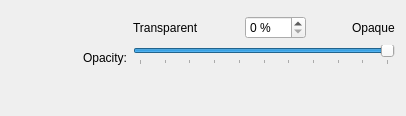
        <widget class="QWidget" name="accentColorOpacityPageInactive">
         <layout class="QHBoxLayout" name="horizontalLayout_29">
          <item>
           <spacer name="horizontalSpacer_15">
            <property name="orientation">
             <enum>Qt::Horizontal</enum>
            </property>
            <property name="sizeType">
             <enum>QSizePolicy::Fixed</enum>
            </property>
            <property name="sizeHint" stdset="0">
             <size>
              <width>72</width>
              <height>20</height>
             </size>
            </property>
           </spacer>
          </item>
          <item>
           <widget class="QLabel" name="label_10">
            <property name="text">
             <string>Opacity:</string>
            </property>
            <property name="alignment">
             <set>Qt::AlignRight|Qt::AlignTrailing|Qt::AlignVCenter</set>
            </property>
            <property name="buddy">
             <cstring>windowOutlineAccentColorOpacityInactive</cstring>
            </property>
           </widget>
          </item>
          <item>
           <layout class="QVBoxLayout" name="verticalLayout_30">
            <item>
             <spacer name="verticalSpacer_9">
              <property name="orientation">
               <enum>Qt::Vertical</enum>
              </property>
              <property name="sizeType">
               <enum>QSizePolicy::Fixed</enum>
              </property>
              <property name="sizeHint" stdset="0">
               <size>
                <width>20</width>
                <height>5</height>
               </size>
              </property>
             </spacer>
            </item>
            <item>
             <layout class="QHBoxLayout" name="horizontalLayout_22">
              <item>
               <widget class="QLabel" name="_menuOpacityTransparentLabel_37">
                <property name="text">
                 <string>Transparent</string>
                </property>
               </widget>
              </item>
              <item>
               <spacer name="horizontalSpacer_45">
                <property name="orientation">
                 <enum>Qt::Horizontal</enum>
                </property>
                <property name="sizeHint" stdset="0">
                 <size>
                  <width>40</width>
                  <height>20</height>
                 </size>
                </property>
               </spacer>
              </item>
              <item>
               <widget class="QSpinBox" name="windowOutlineAccentColorOpacityInactive">
                <property name="suffix">
                 <string> %</string>
                </property>
                <property name="maximum">
                 <number>100</number>
                </property>
                <property name="value">
                 <number>0</number>
                </property>
               </widget>
              </item>
              <item>
               <spacer name="horizontalSpacer_46">
                <property name="orientation">
                 <enum>Qt::Horizontal</enum>
                </property>
                <property name="sizeHint" stdset="0">
                 <size>
                  <width>40</width>
                  <height>20</height>
                 </size>
                </property>
               </spacer>
              </item>
              <item>
               <widget class="QLabel" name="_menuOpacityTransparentLabel_38">
                <property name="text">
                 <string>Opaque</string>
                </property>
               </widget>
              </item>
             </layout>
            </item>
            <item>
             <widget class="QSlider" name="windowOutlineAccentColorOpacityInactive_2">
              <property name="minimum">
               <number>0</number>
              </property>
              <property name="maximum">
               <number>100</number>
              </property>
              <property name="singleStep">
               <number>1</number>
              </property>
              <property name="pageStep">
               <number>10</number>
              </property>
              <property name="value">
               <number>100</number>
              </property>
              <property name="orientation">
               <enum>Qt::Horizontal</enum>
              </property>
              <property name="invertedAppearance">
               <bool>false</bool>
              </property>
              <property name="invertedControls">
               <bool>false</bool>
              </property>
              <property name="tickPosition">
               <enum>QSlider::TicksBelow</enum>
              </property>
              <property name="tickInterval">
               <number>10</number>
              </property>
             </widget>
            </item>
            <item>
             <spacer name="verticalSpacer_24">
              <property name="orientation">
               <enum>Qt::Vertical</enum>
              </property>
              <property name="sizeType">
               <enum>QSizePolicy::Maximum</enum>
              </property>
              <property name="sizeHint" stdset="0">
               <size>
                <width>20</width>
                <height>40</height>
               </size>
              </property>
             </spacer>
            </item>
           </layout>
          </item>
         </layout>
        </widget>
